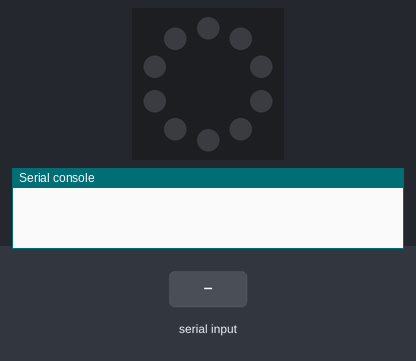
A program run on a simulated Circuit Playground running CircuitPython. Shown: the board's ring of 10 RGB LEDs (number 0 left of the top, counting anticlockwise), the last lines printed to the serial console. The test bench sets the inputs (shaded band). Dim RGB values are drawn brighter than linear.

Above: at 1.2 s.
1.3 s: "01" typed at the serial console, then Enter
At 2.4 s:
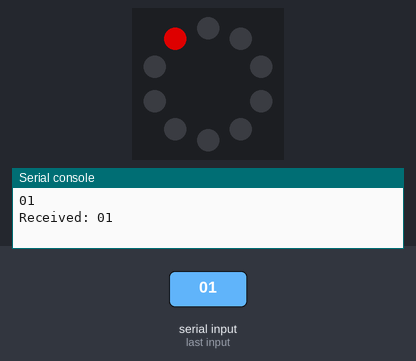
2.8 s: "00" typed at the serial console, then Enter
At 3.5 s:
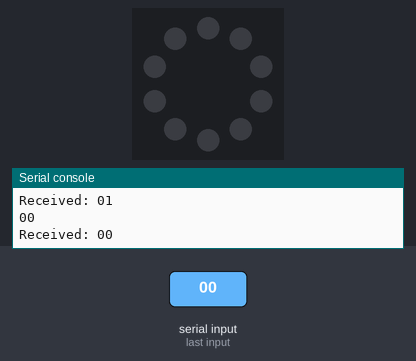
Timing chart, 0 to 5.8 s (numbered marks = the images above; inputs shaded):
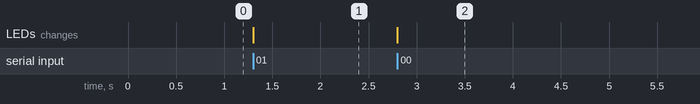

Measured:
- after the input at 1.3 s, the LEDs: change at once (image 1)
- after the input at 2.8 s, the LEDs: change at once (image 2)

The program:

code.py
```python
import time
from adafruit_circuitplayground import cp

cp.pixels.brightness = 0.6
light_color = ( 255, 0, 0 )
OFF = ( 0, 0, 0 )

while True:
    value = input().strip()
    # Sometimes Windows sends an extra (or missing) newline - strip them off the input to ignore them
    print("Received: {}".format(value))
    if value == "01":
        cp.pixels[ 0 ] = light_color
    if value == "00":
        cp.pixels[ 0 ] = OFF
    time.sleep( 0.1 ) #pause to be able to hear a ctrl-c
```
